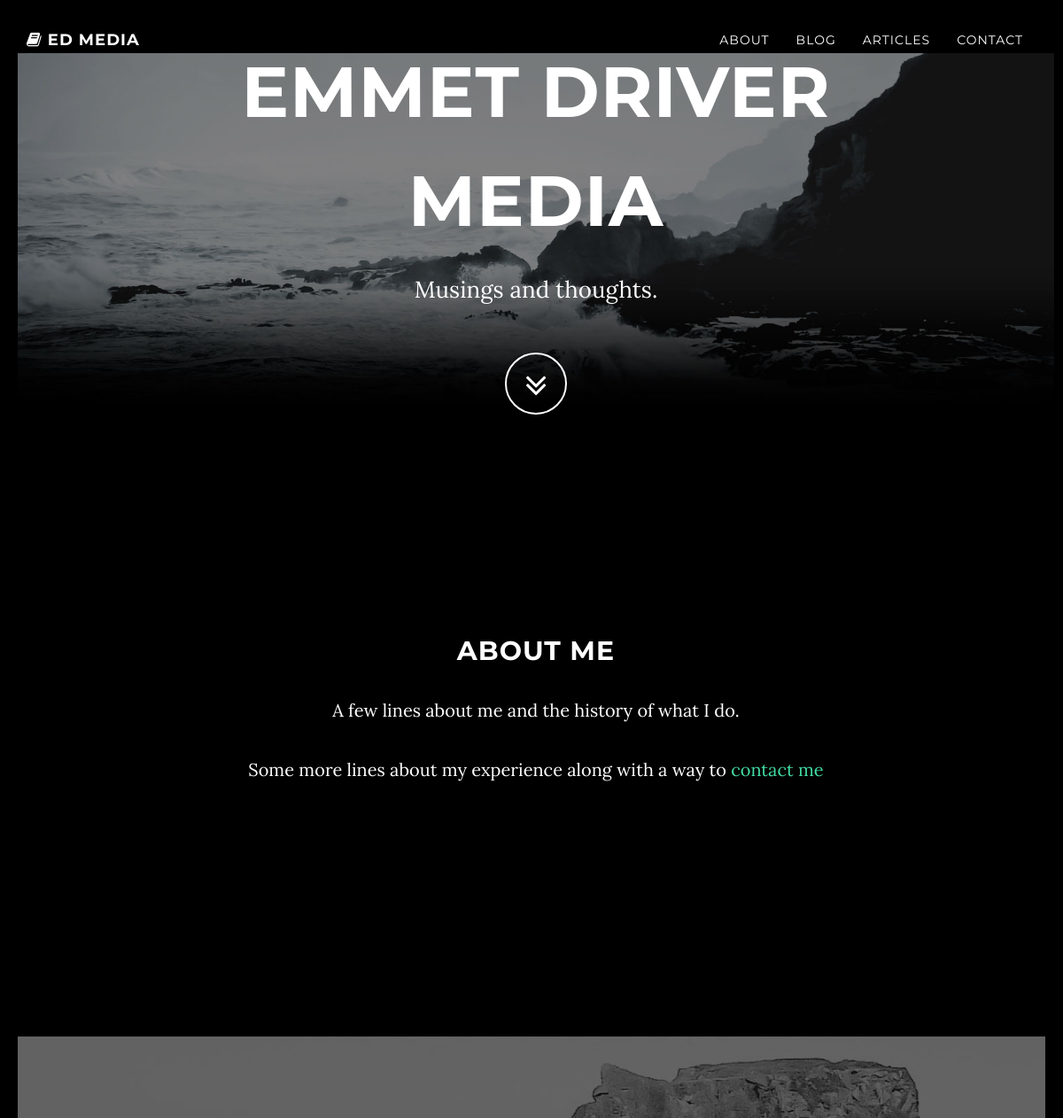
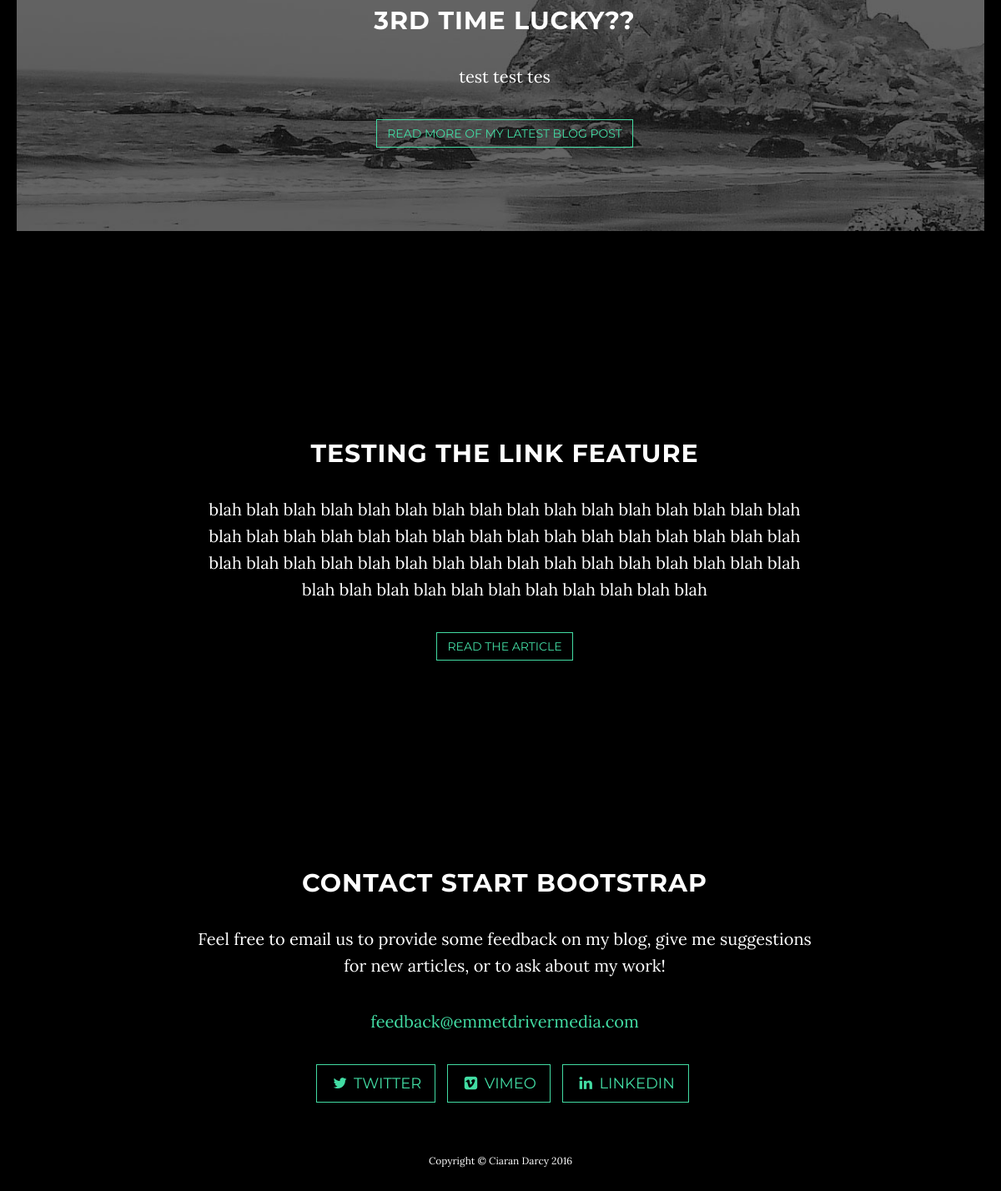
The page / on the database its author committed (2 pictures, top to bottom).
### blog/models.py (models this page shows, shortened)
class Post(models.Model):
    author = models.ForeignKey('auth.User')
    title = models.CharField(max_length=200)
    content = models.TextField()
    created_date = models.DateTimeField(default=timezone.now)
    published_date = models.DateTimeField(blank=True, null=True, default=timezone.now)
    views = models.IntegerField(default=0)
    tag = models.CharField(max_length=30, blank=True, null=True)
    image = models.ImageField(upload_to="images", blank=True, null=True)

### articles/models.py (models this page shows, shortened)
class Article(models.Model):
    author = models.ForeignKey('auth.User')
    title = models.CharField(max_length=200)
    link = models.CharField(max_length=400)
    synopsis = models.TextField()
    published_date = models.DateTimeField(blank=True, null=True, default=timezone.now)

### homepage/views.py (the view)
# urls.py: url(r'', views.get_index, name='home'),
def get_index(request):
    last_post = Post.objects.filter(published_date__lte=timezone.now()).order_by('-published_date')[0]
    last_article = Article.objects.filter(published_date__lte=timezone.now()).order_by('-published_date')[0]
    return render(request, "homepage.html", {'last_post': last_post, 'last_article': last_article})

### homepage/templates/homepage.html
{% extends 'base.html' %}
{% load staticfiles %}
{% block content %}
    <header class="intro">
        <div class="intro-body">
            <div class="container">
                <div class="row">
                    <div class="col-md-8 col-md-offset-2">
                        <h1 class="brand-heading">Emmet Driver</h1>
                        <h1 class="brand-heading">Media</h1>
                        <p class="intro-text">Musings and thoughts.</p>
                        <a href="#about" class="btn btn-circle page-scroll">
                            <i class="fa fa-angle-double-down animated"></i>
                        </a>
                    </div>
                </div>
            </div>
        </div>
    </header>
    <section id="about" class="container content-section text-center">
        <div class="row">
            <div class="col-lg-8 col-lg-offset-2">
                <h2>About Me</h2>
                <p>A few lines about me and the history of what I do. </p>
                <p>Some more lines about my experience along with a way to <a href="#contact">contact me</a></p>
            </div>
        </div>
    </section>
    <section id="download" class="content-section text-center">
        <div class="download-section">
            <div class="container">
                <div class="col-lg-8 col-lg-offset-2">
                    <h2> {{ last_post.title }}</h2>
                    <p>{{ last_post.content|linebreaks|truncatewords:30 }}</p>
                    <button class=" btn btn-default" onclick="location.href='/blog/{{ last_post.id }}'">Read More of my latest blog post</button>
                </div>
            </div>
        </div>
    </section>
    <section id="about" class="container content-section text-center">
        <div class="row">
            <div class="col-lg-8 col-lg-offset-2">
                <h2>{{ last_article.title }}</h2>
                <p>{{ last_article.synopsis|linebreaks }}</p>
                <button class=" btn btn-default" onclick="location.href='{{ last_article.id }}'">Read The Article</button>
            </div>
        </div>
    </section>
    <section id="contact" class="container content-section text-center">
        <div class="row">
            <div class="col-lg-8 col-lg-offset-2">
                <h2>Contact Start Bootstrap</h2>
                <p>Feel free to email us to provide some feedback on my blog, give me suggestions for new articles, or to ask about my work!</p>
                <p><a href="{% url 'contact' %}">feedback@emmetdrivermedia.com</a>
                </p>
                <ul class="list-inline banner-social-buttons">
                    <li>
                        <a href="#" class="btn btn-default btn-lg"><i class="fa fa-twitter fa-fw"></i> <span class="network-name">Twitter</span></a>
                    </li>
                    <li>
                        <a href="https://vimeo.com/user4199656" class="btn btn-default btn-lg"><i class="fa fa-vimeo-square fa-fw"></i> <span class="network-name">Vimeo</span></a>
                    </li>
                    <li>
                        <a href="https://www.linkedin.com/in/emmet-driver-55151990" class="btn btn-default btn-lg"><i class="fa fa-linkedin fa-fw"></i> <span class="network-name">LinkedIn</span></a>
                    </li>
                </ul>
            </div>
        </div>
    </section>
{% endblock %}

### static/css/grayscale.css (style rules this page uses)
body { width: 100%; height: 100%; font-family: "Lora", "Helvetica Neue", Helvetica, Arial, sans-serif; color: white; background-color: black; }
html { width: 100%; height: 100%; }
h1, h2, h3, h4, h5, h6 { margin: 0 0 35px; text-transform: uppercase; font-family: "Montserrat", "Helvetica Neue", Helvetica, Arial, sans-serif; font-weight: 700; letter-spacing: 1px; }
p { margin: 0 0 25px; font-size: 18px; line-height: 1.5; }
@media (min-width: 768px) { p { margin: 0 0 35px; font-size: 20px; line-height: 1.6; } }
a { color: #42DCA3; -webkit-transition: all 0.2s ease-in-out; -moz-transition: all 0.2s ease-in-out; transition: all 0.2s ease-in-out; }
.intro { display: table; width: 100%; height: auto; padding: 100px 0; text-align: center; color: white; background: url(../img/intro-bg.jpg) no-repeat bottom center scroll; background-color: black; -webkit-background-size: cover; -moz-background-size: cover; background-size: cover; -o-background-size: cover; }
.intro .intro-body { display: table-cell; vertical-align: middle; }
.intro .intro-body .brand-heading { font-size: 40px; }
.intro .intro-body .intro-text { font-size: 18px; }
@media (min-width: 768px) { .intro { height: 100%; padding: 0; } }
@media (min-width: 768px) { .intro .intro-body .brand-heading { font-size: 80px; } }
@media (min-width: 768px) { .intro .intro-body .intro-text { font-size: 26px; } }
.btn-circle { width: 70px; height: 70px; margin-top: 15px; padding: 7px 16px; border: 2px solid white; border-radius: 100% !important; font-size: 40px; color: white; background: transparent; -webkit-transition: background 0.3s ease-in-out; -moz-transition: background 0.3s ease-in-out; transition: background 0.3s ease-in-out; }
.btn-circle i.animated { -webkit-transition-property: -webkit-transform; -webkit-transition-duration: 1s; -moz-transition-property: -moz-transform; -moz-transition-duration: 1s; }
.content-section { padding-top: 100px; }
.download-section { width: 100%; padding: 50px 0; color: white; background: url(../img/downloads-bg.jpg) no-repeat center center scroll; background-color: black; -webkit-background-size: cover; -moz-background-size: cover; background-size: cover; -o-background-size: cover; }
@media (min-width: 767px) { .content-section { padding-top: 250px; } }
@media (min-width: 767px) { .download-section { padding: 100px 0; } }
.btn { text-transform: uppercase; font-family: "Montserrat", "Helvetica Neue", Helvetica, Arial, sans-serif; font-weight: 400; -webkit-transition: all 0.3s ease-in-out; -moz-transition: all 0.3s ease-in-out; transition: all 0.3s ease-in-out; border-radius: 0; }
.btn-default { border: 1px solid #42DCA3; color: #42DCA3; background-color: transparent; }
ul.banner-social-buttons { margin-top: 0; }
body { webkit-tap-highlight-color: rgba(255, 255, 255, 0.2); }

### rows shown on the page
Post: title "3RD TIME LUCKY??", content "test test tes"
Article: title "TESTING THE LINK FEATURE", synopsis "blah blah blah blah blah blah blah blah blah blah blah blah blah blah blah blah blah blah blah blah blah blah blah blah blah blah blah blah blah blah blah blah blah blah blah blah blah blah blah blah blah blah blah blah blah blah blah blah blah blah blah blah blah blah blah blah blah blah blah"
